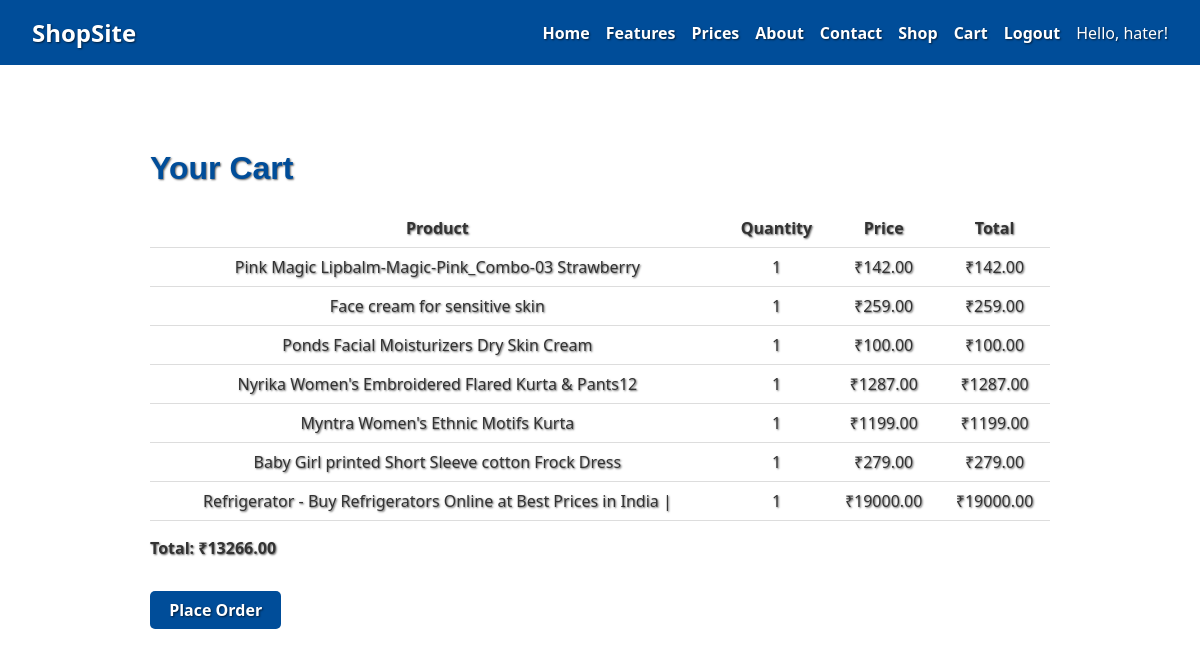
The app's page /cart/ (signed in) with its own data.
### core/models.py (models this page shows, shortened)
class CartItem(models.Model):
    user = models.ForeignKey(User, on_delete=models.CASCADE)
    product = models.ForeignKey(Product, on_delete=models.CASCADE)
    quantity = models.PositiveIntegerField(default=1)

class Product(models.Model):
    name = models.CharField(max_length=100)
    price = models.DecimalField(max_digits=8, decimal_places=2)
    discount_price = models.DecimalField(max_digits=8, decimal_places=2, null=True, blank=True)
    image_url = models.URLField(blank=True)
    category = models.CharField(max_length=20, choices=CATEGORY_CHOICES, default='electronics')

### core/views.py (the view)
# urls.py: path('cart/', views.cart, name='cart'),
@login_required
def cart(request):
    cart_items = CartItem.objects.filter(user=request.user)
    total = sum(
    (item.product.discount_price if item.product.discount_price else item.product.price) * item.quantity
    for item in cart_items
)
    return render(request, 'core/cart.html', {'cart_items': cart_items, 'total': total})

### core/templatetags/mul.py (called while the page is built)
@register.filter
def mul(value, arg):
    return value * arg

### core/templates/core/cart.html
{% extends 'core/base.html' %}
{% load mul %}
{% block content %}
  <h1>Your Cart</h1>
  {% if cart_items %}
    <table class="cart-table">
      <thead>
        <tr>
          <th>Product</th><th>Quantity</th><th>Price</th><th>Total</th>
        </tr>
      </thead>
      <tbody>
      {% for item in cart_items %}
        <tr>
          <td>{{ item.product.name }}</td>
          <td>{{ item.quantity }}</td>
          <td>₹{{ item.product.price }}</td>
          <td>₹{{ item.product.price|mul:item.quantity }}</td>
        </tr>
      {% endfor %}
      </tbody>
    </table>
    <p class="total">Total: ₹{{ total }}</p>
    <a class="btn" href="{% url 'place_order' %}">Place Order</a>
  {% else %}
    <p>Your cart is empty.</p>
  {% endif %}
{% endblock %}

### core/templates/core/base.html (shortened to what this page needs)
{% load static %}
<!DOCTYPE html>
<html lang="en">
<head>
  <link rel="stylesheet" href="{% static 'core/styles.css' %}" />
</head>
<body>
  <nav class="navbar">
    <a href="{% url 'index' %}" class="nav-logo">ShopSite</a>
    <ul class="nav-links">
      <li><a href="{% url 'index' %}">Home</a></li>
      <li><a href="{% url 'features' %}">Features</a></li>
      <li><a href="{% url 'prices' %}">Prices</a></li>
      <li><a href="{% url 'about' %}">About</a></li>
      <li><a href="{% url 'contact' %}">Contact</a></li>
      <li><a href="{% url 'shop' %}">Shop</a></li>
      {% if user.is_authenticated %}
        <li><a href="{% url 'cart' %}">Cart</a></li>
        <li><a href="{% url 'logout' %}">Logout</a></li>
        <li><span>Hello, {{ user.username }}!</span></li>
      {% else %}
        <li><a href="{% url 'login' %}">Login</a></li>
        <li><a href="{% url 'register' %}">Register</a></li>
      {% endif %}
    </ul>
  </nav>
  <div class="container">
    {% block content %}
    {% endblock %}
  </div>
</body>
</html>

### core/static/core/styles.css (style rules this page uses)
body { font-family: 'Segoe UI', Tahoma, Geneva, Verdana, sans-serif; margin: 0; padding: 0; background: url('https://png.pngtree.com/background/20230527/original/pngtree-pink-and-white-shopping-bags-picture-image_2770421.jpg') no-repeat center center fixed; background-size: cover; color: #333; min-height: 100vh; text-shadow: 1px 1px 2px rgba(0, 0, 0, 0.6); }
.navbar { background: #004d99; color: white; padding: 1rem 2rem; display: flex; justify-content: space-between; align-items: center; }
.nav-logo { font-weight: bold; font-size: 1.5rem; color: white; text-decoration: none; }
.nav-links { list-style: none; display: flex; gap: 1rem; margin: 0; }
.nav-links li { display: inline; }
.nav-links a { color: white; text-decoration: none; font-weight: 600; }
.container { max-width: 900px; margin: 2rem auto; padding: 2rem 3rem; background: none; color: inherit; }
h1, h2 { font-family: 'Poppins', sans-serif; color: #004d99; }
.btn { display: inline-block; background: #004d99; color: white; padding: 0.5rem 1.2rem; text-decoration: none; border-radius: 5px; margin-top: 1rem; font-weight: 600; transition: background-color 0.3s; cursor: pointer; }
.cart-table { width: 100%; border-collapse: collapse; margin-top: 1rem; }
.cart-table th, .cart-table td { padding: 0.5rem; border-bottom: 1px solid #ddd; text-align: center; }
.total { font-weight: 700; margin-top: 1rem; }

### records on screen
CartItem: product.name "Pink Magic Lipbalm-Magic-Pink_Combo-03 Strawberry", quantity "1", product.price "142.00", product.price|mul "142.00"
CartItem: product.name "Face cream for sensitive skin", quantity "1", product.price "259.00", product.price|mul "259.00"
CartItem: product.name "Ponds Facial Moisturizers Dry Skin Cream", quantity "1", product.price "100.00", product.price|mul "100.00"
CartItem: product.name "Nyrika Women's Embroidered Flared Kurta & Pants12", quantity "1", product.price "1287.00", product.price|mul "1287.00"
CartItem: product.name "Myntra Women's Ethnic Motifs Kurta", quantity "1", product.price "1199.00", product.price|mul "1199.00"
CartItem: product.name "Baby Girl printed Short Sleeve cotton Frock Dress", quantity "1", product.price "279.00", product.price|mul "279.00"
CartItem: product.name "Refrigerator - Buy Refrigerators Online at Best Prices in India |", quantity "1", product.price "19000.00", product.price|mul "19000.00"

### other values on screen
{{ user.username }} "hater"
{{ total }} "13266.00"
